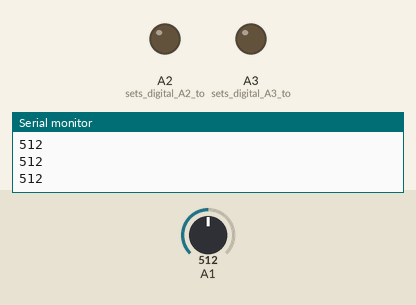
Simulated run of this sketch. Board: Arduino Uno, built with avr-gcc and run on an emulated ATmega328P. Parts: output pins drawn as LEDs (lit = HIGH), the last lines printed to the serial monitor. The inputs (shaded band) are chosen by the test bench; at power-on: A1 = 512.

Above: at 1.2 s.
1.3 s: A1 set to 682
2.8 s: A1 set to 715
At 3.3 s:
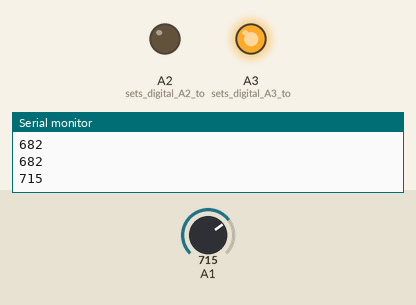
Timing chart, 0 to 5.8 s (numbered marks = the images above; inputs shaded):
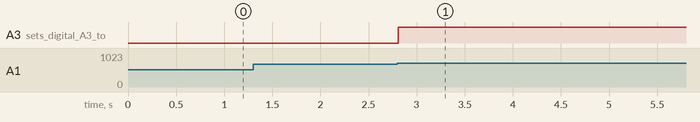

The sketch:

Project_24.2_Voice_control_fan.ino
```cpp
//**********************************************************************************
/*
Keyestudio 2021 Starter Kit
Project 24.2
Voice control fan
http//www.keyestudio.com
*/
void setup() {
  Serial.begin(9600);
  pinMode(A3, OUTPUT);//sets digital A3 to "output"
  pinMode(A2, OUTPUT);//sets digital A2 to "output"
}
void loop() {
  int Soundvalue = analogRead(A1);  // reads the analog value
  Serial.println(Soundvalue);
  if(Soundvalue>700)
  {
   // when the analog value is greater than the set value, starts the motor
   digitalWrite(A3,HIGH);
   digitalWrite(A2,LOW);
   for(int i=0;i<5;i++){
   delay(5000);                    //  waits 5 seconds
   }
  }
  else{
   // closes the motor
   digitalWrite(A3,LOW);
   digitalWrite(A2,LOW);
    }
}
//**********************************************************************************
```

Measured:
- the behaviour switches between 700 and 701 on A1 (found by bisection; images 0 and 1)
- after the input at 2.8 s, A3 (sets_digital_A3_to): LOW → HIGH at once
